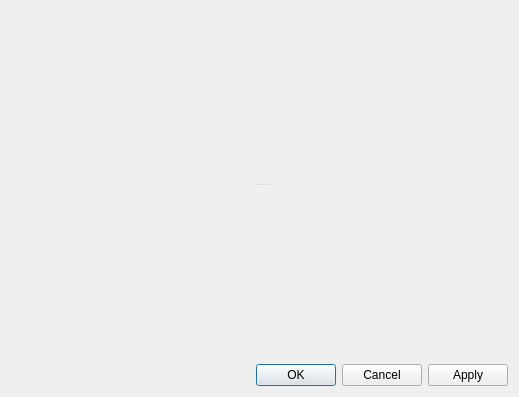
<?xml version="1.0" encoding="UTF-8"?>
<ui version="4.0">
 <class>Dialog</class>
 <widget class="QDialog" name="Dialog">
  <property name="geometry">
   <rect>
    <x>0</x>
    <y>0</y>
    <width>519</width>
    <height>397</height>
   </rect>
  </property>
  <property name="windowTitle">
   <string>Dialog</string>
  </property>
  <layout class="QVBoxLayout" name="verticalLayout">
   <item>
    <widget class="QSplitter" name="splitter">
     <property name="orientation">
      <enum>Qt::Vertical</enum>
     </property>
     <widget class="QWidget" name="wMasterDlg" native="true">
      <layout class="QVBoxLayout" name="verticalLayout_2">
       <property name="spacing">
        <number>0</number>
       </property>
       <property name="margin">
        <number>0</number>
       </property>
       <item>
        <layout class="QVBoxLayout" name="MasterLayout"/>
       </item>
      </layout>
     </widget>
     <widget class="QWidget" name="wDetailRef" native="true">
      <layout class="QVBoxLayout" name="verticalLayout_4">
       <property name="spacing">
        <number>0</number>
       </property>
       <property name="margin">
        <number>0</number>
       </property>
       <item>
        <layout class="QVBoxLayout" name="DetailLayout"/>
       </item>
      </layout>
     </widget>
    </widget>
   </item>
   <item>
    <widget class="QDialogButtonBox" name="buttonBox">
     <property name="standardButtons">
      <set>QDialogButtonBox::Apply|QDialogButtonBox::Cancel|QDialogButtonBox::Ok</set>
     </property>
    </widget>
   </item>
  </layout>
 </widget>
 <resources/>
 <connections/>
</ui>
